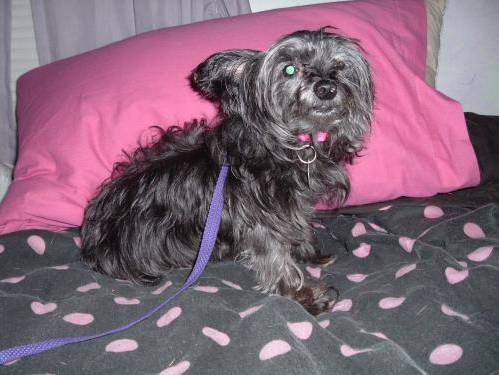
#> input picture dataset/dogs/dog.0.jpg, 499 x 375 px
$ python main.py
#> lines starting #> are read from the running program, lines starting #| are printed output that depends on the picture
### src/utils.py
# Library for plotting the images and the loss function
import matplotlib.pyplot as plt

# We import the data set from tensorflow and build the model there

#others
import os
import numpy as np
from numpy import asarray
from PIL import Image
import pickle


class Utils():
    def __init__(self):
        self.root = os.path.dirname(os.path.abspath(__file__)) +'/../dataset'
        self.path_dogs = self.createPath("dogs")
        self.path_cats = self.createPath("cats")

    # change the working directory to the path where the images are located
    def createPath(self, animal):
        return self.root + '/' + animal

    def loadTrainDataSet(self):
        os.chdir(self.path_dogs)

        # this list holds all the image filename
        dogs = []

        # creates a ScandirIterator aliased as files
        with os.scandir(self.path_dogs) as files:
        # loops through each file in the directory
            for file in files:
                if file.name.endswith('.jpg'):
                # adds only the image files to the sceneries list
                    dogs.append(file.name)

        os.chdir(self.path_cats)

        # this list holds all the image filename
        cats = []

        # creates a ScandirIterator aliased as files
        with os.scandir(self.path_cats) as files:
        # loops through each file in the directory
            for file in files:
                if file.name.endswith('.jpg'):
                # adds only the image files to the sceneries list
                    cats.append(file.name)

        return dogs, cats

    def createMatrix(self, animal_arr, idelta_x, animal):
#> called with animal_arr = (['dog.0.jpg'], ['cat.0.jpg']), idelta_x = 0, animal = 'dogs'
        if (animal.lower() =='dogs'):
            image = Image.open(self.path_dogs+'/'+animal_arr[0][idelta_x])
#> image is the input picture: PIL image 499x375 RGB; mean R, G, B 129.6, 101.6, 119.2
            data = asarray(image)
        elif (animal.lower() =='cats'):
            image = Image.open(self.path_cats+'/'+animal_arr[1][idelta_x])
            data = asarray(image)

        squared = self.squaredPadding(data)
#> in squaredPadding, `matrix[padding_h:height + padding_h, padding_w:width + padding_w] = RG..`:
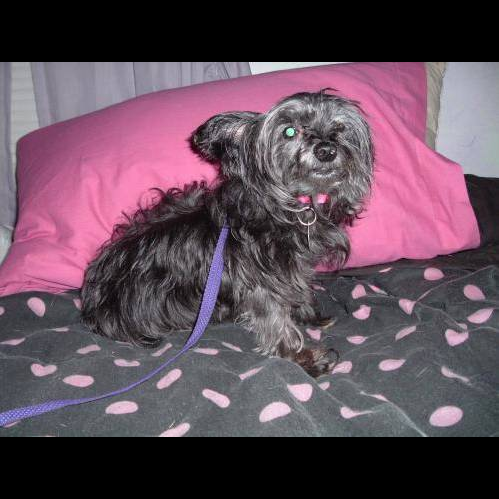
#> matrix: shape (499, 499, 3) int64; mean R, G, B 97.4, 76.3, 89.6
        red = self.createOneColor(squared, 0)
#> in createOneColor, `height_px = len(color_one)`: height_px = 499
        green = self.createOneColor(squared, 1)
        blue = self.createOneColor(squared, 2)
#> call 3 of createOneColor, with idelta_x = 2
#> after the loop in createOneColor (call 3), `for i in range(height_px):`:
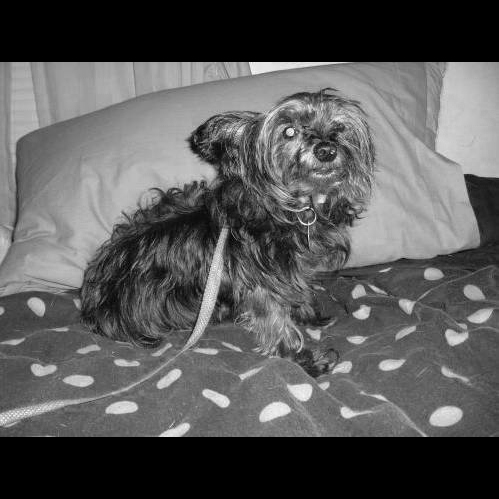
#> red: shape (499, 499) int64; min 0, max 255, mean 89.6
        split_matrix = np.array([red,green,blue])
        return split_matrix


    def loadAllData(self, animal_arr):
        #load dogs
        total_matrix = []
        for i in range(len(animal_arr[0])):
            total_matrix.append(self.createMatrix(animal_arr, i, "dogs"))

        #load cats
        for i in range(len(animal_arr[1])):
            total_matrix.append(self.createMatrix(animal_arr, i, "cats"))
#> call 2 of createMatrix, with animal_arr = (['dog.0.jpg'], ['cat.0.jpg']), idelta_x = 0, animal = 'cats'
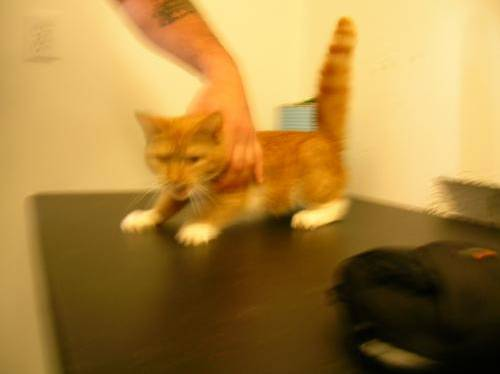
#> input picture dataset/cats/cat.0.jpg, 500 x 374 px
#> in createMatrix, image is the input picture: PIL image 500x374 RGB; mean R, G, B 167.7, 129.8, 61.9
#> in squaredPadding (call 2), `matrix[padding_h:height + padding_h, padding_w:width + padding_w] = RG..`:
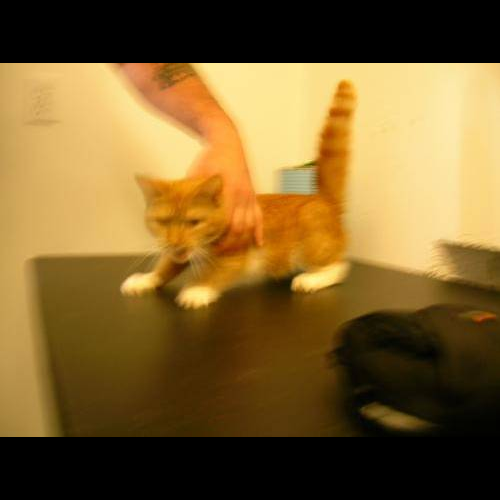
#> matrix: shape (500, 500, 3) int64; mean R, G, B 125.4, 97.1, 46.3
#> call 4 of createOneColor, with idelta_x = 0
#> in createOneColor (call 4), `height_px = len(color_one)`: height_px = 500
#> after the loop in createOneColor (call 4), `for i in range(height_px):`:
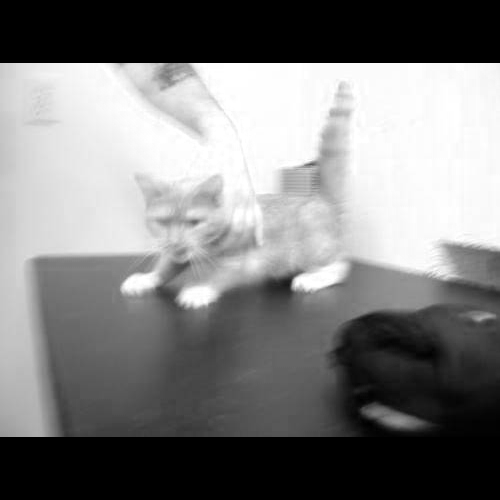
#> red: shape (500, 500) int64; min 0, max 255, mean 125.4
#> after the loop in createOneColor (call 5), `for i in range(height_px):`:
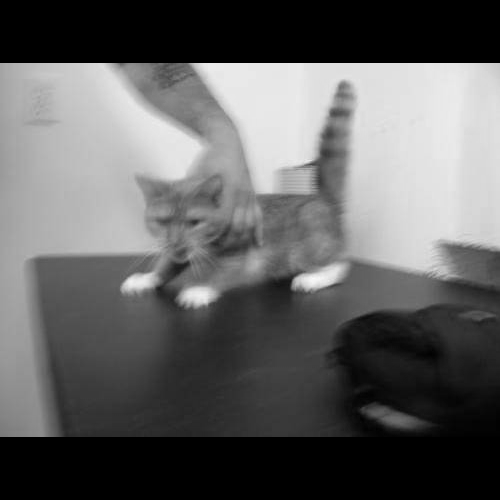
#> red: shape (500, 500) int64; min 0, max 251, mean 97.1
#> after the loop in createOneColor (call 6), `for i in range(height_px):`:
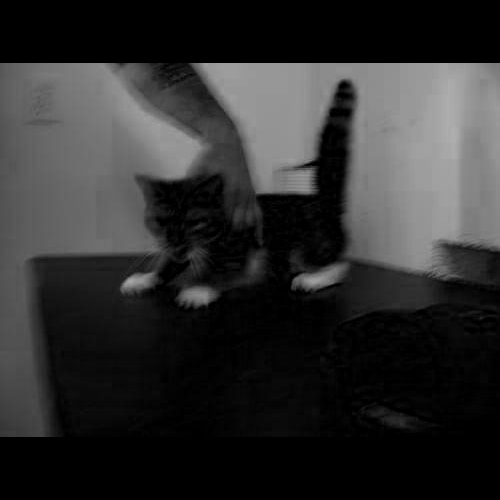
#> red: shape (500, 500) int64; min 0, max 174, mean 46.3
        #labeling array

        # 0 == dogs
        # 1 == cats
        label_array = np.zeros(len(total_matrix))
#> label_array = [0, 0]
        for i in range(len(label_array)):
            if (i < len(animal_arr[0])):
                label_array[i] = 0
            else:
                label_array[i] = 1
#> this loop made 2 passes
#> after the loop, label_array = [0, 1]

        return total_matrix, label_array

    def createOneColor(self, color_one,idelta_x):
        height_px = len(color_one)
        width_px = len(color_one[0])
        red = np.zeros((height_px, width_px), dtype=int)
        #mengambil idelta_x sesuai elemen RGB yang diminta
        for i in range(height_px):
            for j in range(width_px):
                red[i][j] = color_one[i][j][idelta_x]
        return red

    def squaredPadding(self, RGB_Matrix):
        height, width = RGB_Matrix.shape[0], RGB_Matrix.shape[1]
        matrix = np.zeros((height,width,3),dtype=int)

        #mencari nilai maks dari weight dan height untuk membuat gambar berukuran berasio 1:1
        if (height>width):
            new_height = height
            new_width = height
        else :
            new_height = width
            new_width = width
        padding_h = int((new_height - height)/2)
        padding_w = int((new_width - width)/2)

        matrix = np.zeros((new_height,new_width,3),dtype=int)

        #inserting img to zeros
        matrix[padding_h:height + padding_h, padding_w:width + padding_w] = RGB_Matrix

        return matrix
    def saveModel(self, filename):
        with open(filename, 'wb') as f:
            pickle.dump(self.layers, f, protocol=pickle.HIGHEST_PROTOCOL)

    # [5 lines left out: function loadModel, not called in this run]

### src/ConvolutionalLayer.py
import numpy as np

class ConvolutionalStage():
    def __init__(self, filter_size, num_filter,  num_channel, stride=1, padding=0):
        self.num_channel = num_channel
        self.padding = padding
        self.filter_size = filter_size
        # print("filter size", self.filter_size)
        self.num_filter = num_filter
        self.stride = stride
        self.bias = np.zeros((num_filter))
        self.kernel = np.random.randn(self.num_filter, self.num_channel, self.filter_size, self.filter_size)
        # print("self.kernel", self.kernel)
        self.delta_w = np.zeros((num_filter, num_channel, filter_size, filter_size))
        self.delta_b = np.zeros((num_filter))


    # [5 lines left out: function iterate_regions, not called in this run]

    def zero_padding(self, image, new_width, new_height):
        width, height = image.shape
        output = np.zeros((new_width, new_height))
        output[self.padding:width + self.padding, self.padding:height + self.padding] = image
        return output

    def getOutputSize(self, width, height):
        out_width = int((width - self.filter_size)/self.stride + 1)
        out_heigth = int((height - self.filter_size)/self.stride + 1)

        return out_width, out_heigth

    def forward(self, inputs):
        channel = inputs.shape[0]
        width = inputs.shape[1]+2*self.padding
        height = inputs.shape[2]+2*self.padding

        out_width, out_heigth = self.getOutputSize(width, height)

        self.inputs = np.zeros((channel, width, height))
        feature_maps = np.zeros((self.num_filter, out_width, out_heigth))
        for c in range(channel):
            self.inputs[c, :, :] = self.zero_padding(inputs[c, :, :], width, height)
            # print(self.inputs[c])
        for f in range(self.num_filter):
            for i in range (out_width):
                for j in range(out_heigth):
                    feature_maps[f, i, j] = np.sum(
                        self.inputs[:, i:i+self.filter_size, j:j+self.filter_size] * self.kernel[f, :, :, :]) + self.bias[f]
        return feature_maps

    # Update weight when 1 batch is finished
    # [6 lines left out: function updatekernel, not called in this run]

    def backward(self, prev_errors):
        delta_x = np.zeros(self.inputs.shape)
        delta_w = np.zeros(self.kernel.shape)
        delta_b = np.zeros(self.bias.shape)

        F, W, H = prev_errors.shape
        for f in range(F):
            for w in range(W):
                for h in range(H):
                    delta_w[f,:,:,:]+=prev_errors[f,w,h]*self.inputs[:,w:w+self.filter_size,h:h+self.filter_size]
                    delta_x[:,w:w+self.filter_size,h:h+self.filter_size]+=prev_errors[f,w,h]*self.kernel[f,:,:,:]

        for f in range(F):
            delta_b[f] = np.sum(prev_errors[f, :, :])

        self.delta_w += delta_w
        self.delta_b += delta_b
        return delta_x

class PoolingStage():
    def __init__(self, filter_size, stride, isMax):
        self.filter_size = filter_size
        self.stride = stride
        self.isMax = isMax

    def forward(self, inputs):
        self.inputs = inputs
        chanel = inputs.shape[0]
        out_width = int((inputs.shape[1] - self.filter_size) / self.stride) + 1
        out_height = int((inputs.shape[2] - self.filter_size) / self.stride) + 1

        output = np.zeros([chanel, out_width, out_height], dtype=np.double)
        for c in range(chanel):
            for i in range(out_width):
                for j in range(out_height):
                    if (self.isMax):
                        output[c, i, j] = self.findMax(inputs[c, i:i+self.filter_size, j:j+self.filter_size])
                    else:
                        output[c, i, j] = self.findAvg(inputs[c, i:i+self.filter_size, j:j+self.filter_size])

        return output

    def findMax(self, inputs):
        max = np.max(inputs)
        return max

    def findAvg(self,inputs):
        avg = '%.3f' % np.average(inputs)
        return avg

    def backward(self, prev_errors):
        F, W, H = self.inputs.shape
        delta_x = np.zeros(self.inputs.shape)
        for f in range(0, F):
            for w in range(0, W, self.filter_size):
                for h in range(0, H, self.filter_size):
                    st = np.argmax(self.inputs[f, w:w+self.filter_size, h:h+self.filter_size])
                    (idelta_x, idy) = np.unravel_index(st, (self.filter_size, self.filter_size))
                    if ((w + idelta_x) < W and (h+idy) < H):
                        delta_x[f, w+idelta_x, h+idy] = prev_errors[f, int(w/self.filter_size) % prev_errors.shape[1], int(h/self.filter_size) % prev_errors.shape[2]]
        return delta_x


class DetectionStage():
    def __init__(self, activation_function):
        self.activation_function = activation_function

    def calc_activation_func(self, X):
        if (self.activation_function.lower() == "sigmoid"):
            return float(1/(1+np.exp(-X)))
        elif (self.activation_function.lower() == "relu"):
            return np.maximum(0, X)

    def forward(self, inputs):
        self.inputs = inputs
        chanel = inputs.shape[0]
        width = inputs.shape[1]
        height = inputs.shape[2]
        output = np.zeros([chanel, width, height], dtype=np.double)
        for c in range(chanel):
            output[c, :, :] = self.calc_activation_func(inputs[c, :, :])

        return output

    def backward(self, prev_errors):
        delta_x = prev_errors.copy()
        delta_x[self.inputs < 0] = 0
        return delta_x

class ConvolutionLayer():
    def __init__(self, filter_size, num_filter,  num_channel, isMax, act_func_detection, stride=1, padding=0):
        self.convolution_stage = ConvolutionalStage(filter_size, num_filter,  num_channel, stride, padding)
        self.detection_stage = DetectionStage(act_func_detection)
        self.pooling_stage = PoolingStage(filter_size, stride, isMax)

    def forward(self, inputs):
        feature_map = self.convolution_stage.forward(inputs)
        print("kelar convo")
        output_detection = self.detection_stage.forward(feature_map)
        print("kelar detec ")
        output_pooling = self.pooling_stage.forward(output_detection)
        print("kelar pooling")

        return output_pooling

    def backward(self, prev_errors):
        delta_x_pooling = self.pooling_stage.backward(prev_errors)
        print("kelar backward pool")
        delta_x_detection = self.detection_stage.backward(delta_x_pooling)
        print("kelar backward detec")
        delta_x_convo = self.convolution_stage.backward(delta_x_detection)
        print("kelar backward convo")

        return delta_x_convo

    def update_weights(self, learning_rate, momentum):
        self.convolution_stage.updatekernel(learning_rate, momentum)


# [17 lines of commented-out code are left out]

### src/CNN.py
import numpy as np
from ConvolutionalLayer import ConvolutionLayer
from DenseLayer import DenseLayer
from sklearn import metrics

class CNN():
    def __init__(self, *layers):
        self.layers = []

        for l in layers:
            self.layers.append(l)

    def forward(self, inputs):
        output = inputs
        for i in range(len(self.layers)):
            output = self.layers[i].forward(output)
        return output

    def calculate_loss(self, target, output):
        return 0.5 * (target-output)**2

    def backward(self, dE):
        delta_E = dE
        for i in reversed(range(len(self.layers))):
            # print("index backward: ", i)
            delta_E = self.layers[i].backward(delta_E)
        return delta_E

    def predict(self, features, target, batch_size, epochs, learning_rate, momentum=1):
        out = np.array([])
        y_target = np.array([])
        for i in range(epochs):

            print("Epoch:", i+1, end=', ')
            sum_loss = 0
            for j in range(len(features)):
                # [14 lines of commented-out code are left out]
                result = self.forward(features[j])
                print("masuk forward", j )
                curr_target = target[j]
                curr_output = result[0]
                delta_E = np.array([curr_target - curr_output])*-1
                delta_E = self.backward(delta_E)
                print("masuk backward", j)
                sum_loss += self.calculate_loss(curr_target, curr_output)
                out = np.rint(np.append(out, curr_output))
                y_target = np.append(y_target, curr_target)
                if(j+1%batch_size == 0):
                    for i in reversed(range(len(self.layers))):
                        self.layers[i].update_weights(learning_rate, momentum)

            avg_loss = sum_loss/len(features)
            print('Loss: ', avg_loss, end=', ')
            # print("y target", y_target)
            # print("output", out)
            print('Accuracy: ', metrics.accuracy_score(y_target, out))

### src/DenseLayer.py
import numpy as np
import warnings

#suppress warnings
warnings.filterwarnings('ignore')

class DenseLayer():
    def __init__(self, n_units, activation_function, n_inputs=None,):
        self.bias = np.zeros((1, n_units))
        self.activation_function = activation_function
        self.n_units = n_units

        self.n_inputs = n_inputs

    def calc_activation_func(self, X):
        if (self.activation_function.lower() == "sigmoid"):
            out = []
            for i in range (len(X)):
                out.append(float(1/(1+np.exp(-X[i]))))
            return out
        elif (self.activation_function.lower() == "relu"):
            return np.maximum(0, X)

    def forward(self, inputs):
        output = []
        self.input = np.concatenate(([], inputs.flatten()))
        #inisiasi weight
        # self.weight: np.array = [np.random.uniform(-10, 10, size=len(self.input)) for i in range(self.n_units)]
        self.weight: np.array = [(np.random.randn(len(self.input)) * 0.5) for i in range(self.n_units)]
        self.deltaW = np.zeros((self.n_units))

        for i in range(self.n_units):
            # dot product
            output.append(np.dot(self.input, self.weight[i]))
        # Call activation function
        self.output = self.calc_activation_func(output)
        return self.output

    # Reset for error
    def _reset_error(self):
        self.deltaW = np.zeros((self.n_units))


    # Update weights and bias
    # [9 lines left out: function update_weights, not called in this run]

    # Update weight in the current layers based on previous errors and calculate error for the current network
    def backward(self, prev_errors):
        derivative_values = np.array([])
        for x in self.output:
            derivative_values = np.append(derivative_values, self.get_derivative(self.activation_function, x))

        self.deltaW += np.multiply(derivative_values, prev_errors)
        # weight matrix representation: row for output, column for input
        dE = np.matmul(prev_errors, self.weight)

        return dE

    def get_derivative(self, activation, x):
        if activation == 'sigmoid':
            return x * (1-x)
        elif activation == 'relu':
            if x >= 0:
                return 1
            else:
                return 0
        else:
            raise Exception("Undefined activation function")

# matrix = np.array([[[1,7,-2],[11,1,23],[2,2,2]],[[1,5,2],[10,-1,20],[4,2,4]],[[6,7,8],[12,-4,6],[8,2,6]]])

# dense = DenseLayer(2, 'RELU')

# output = dense.forward(matrix)

### src/FlattenLayer.py
class FlattenLayer:
    def init(self):
        pass

    def forward(self, inputs):
        self.C, self.W, self.H = inputs.shape
        flattened_map = inputs.flatten()
        return flattened_map

    def backward(self, prev_errors):
        return prev_errors.reshape(self.C, self.W, self.H)

    def update_weights(self, learning_rate, momentum):
        pass

### src/main.py
from utils import Utils
from CNN import CNN
from ConvolutionalLayer import ConvolutionLayer
from DenseLayer import DenseLayer
from FlattenLayer import FlattenLayer

# [20 lines of commented-out code are left out]


utils = Utils()

#Load all image
matrix_image = utils.loadTrainDataSet()

preprocess_mat, label_array= utils.loadAllData(matrix_image)
#> preprocess_mat = 2 items; label_array = [0, 1]

# print(label_array)
dataset_num = len(preprocess_mat)
#> dataset_num = 2
channel = len(preprocess_mat[0])
#> channel = 3
wh = len(preprocess_mat[0][0])
#> wh = 499

#inisiasi CNN
cnn = CNN(
    ConvolutionLayer(filter_size=8, num_filter=3,  num_channel=channel,
                    isMax=True, act_func_detection="relu", stride=5, padding=0),
    ConvolutionLayer(filter_size=2, num_filter=2,  num_channel=channel,
                    isMax=True, act_func_detection="relu", stride=1, padding=0),
    FlattenLayer(),
    DenseLayer(n_units=100, activation_function='relu'),
    DenseLayer(n_units=10, activation_function='relu'),
    DenseLayer(n_units=1, activation_function='sigmoid'),

)
#> in __init__, `self.num_channel = num_channel`: self.num_channel = 3


result = cnn.predict(features=preprocess_mat,
    target=label_array,
    batch_size=10,
    epochs=7,
    learning_rate=0.05)
#> the loop in predict, `for i in range(epochs): ` made 7 passes
#| Loss:  0.125,
#| Loss:  0.125,
#| Loss:  0.125,
#| Loss:  0.125,
#| Loss:  0.125,
#| Loss:  0.125,
#| Loss:  0.125,


# acc_score = countAccuracy(matrix_image, label_array,result)

print()
# print("the final accuracy score is", acc_score)
